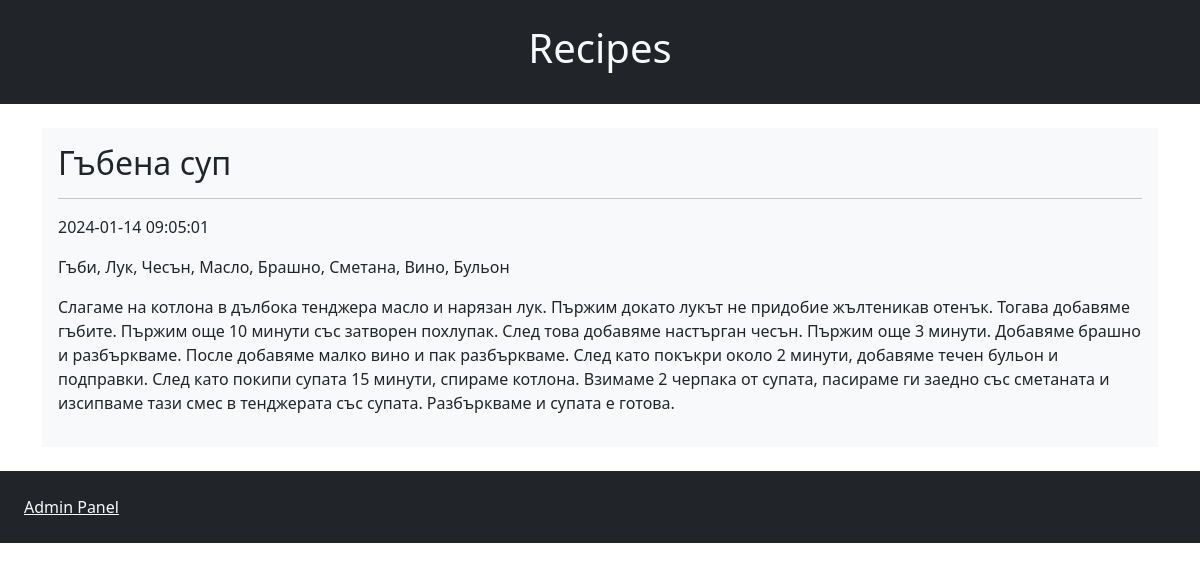
Page /view.php?id=11 on the committed database.
### tables this page shows
CREATE TABLE `recipes` (
  `id` int(11) NOT NULL,
  `title` varchar(255) DEFAULT 'Untitled',
  `ingredients` text DEFAULT 'No ingredients',
  `instructions` mediumtext DEFAULT 'No instructions',
  `date` datetime NOT NULL DEFAULT current_timestamp()
);

### view.php (the view, shortened to what this page needs)
<!DOCTYPE html>
<html lang="en">
<head>
    <link rel="stylesheet" href="https://cdn.jsdelivr.net/npm/bootstrap@5.3.2/dist/css/bootstrap.min.css">
</head>
<body>
    <header class="p-4 bg-dark text-center">
        <h1><a href="index.php" class="text-light text-decoration-none">Recipes</a></h1>
    </header>
    <div class="recipe-list mt-4">
        <div class="container">
            <?php
            $id = htmlspecialchars($_GET['id']);
            include("connectDB.php");
            $sqlSelectPost = "SELECT * FROM recipes
                              WHERE id='$id';";
            try {
                $result = mysqli_query($conn, $sqlSelectPost);
                while ($data = mysqli_fetch_array($result)) {
            ?>
                    <div class="post bg-light p-3 mt-4">
                        <h2><?php echo $data["title"]; ?></h2>
                        <hr>
                        <p><?php echo $data["date"]; ?></p>
                        <p><?php echo $data["ingredients"]; ?></p>
                        <p><?php echo $data["instructions"]; ?></p>
                    </div>
            <?php
                }
            } catch (mysqli_sql_exception) {
                die("Recipes unable to open.<br>");
            }
            ?>
        </div>
    </div>
    <footer class="bg-dark p-4 mt-4">
        <a href="admin/index.php" class="text-light">Admin Panel</a>
    </footer>
</body>
</html>

### rows in the picture
recipes: title "Гъбена суп", date "2024-01-14 09:05:01", ingredients "Гъби, Лук, Чесън, Масло, Брашно, Сметана, Вино, Бульон", instructions "Слагаме на котлона в дълбока тенджера масло и нарязан лук. Пържим докато лукът не придобие жълтеникав отенък. Тогава добавяме гъбите. Пържим още 10 минути със затворен похлупак. След това добавяме настърган чесън. Пържим още 3 минути. Добавяме брашно и разбъркваме. После добавяме малко вино и пак разбъркваме. След като покъкри около 2 минути, добавяме течен бульон и подправки. След като покипи супата 15 минути, спираме котлона. Взимаме 2 черпака от супата, пасираме ги заедно със сметаната и изсипваме тази смес в тенджерата със супата. Разбъркваме и супата е готова."
